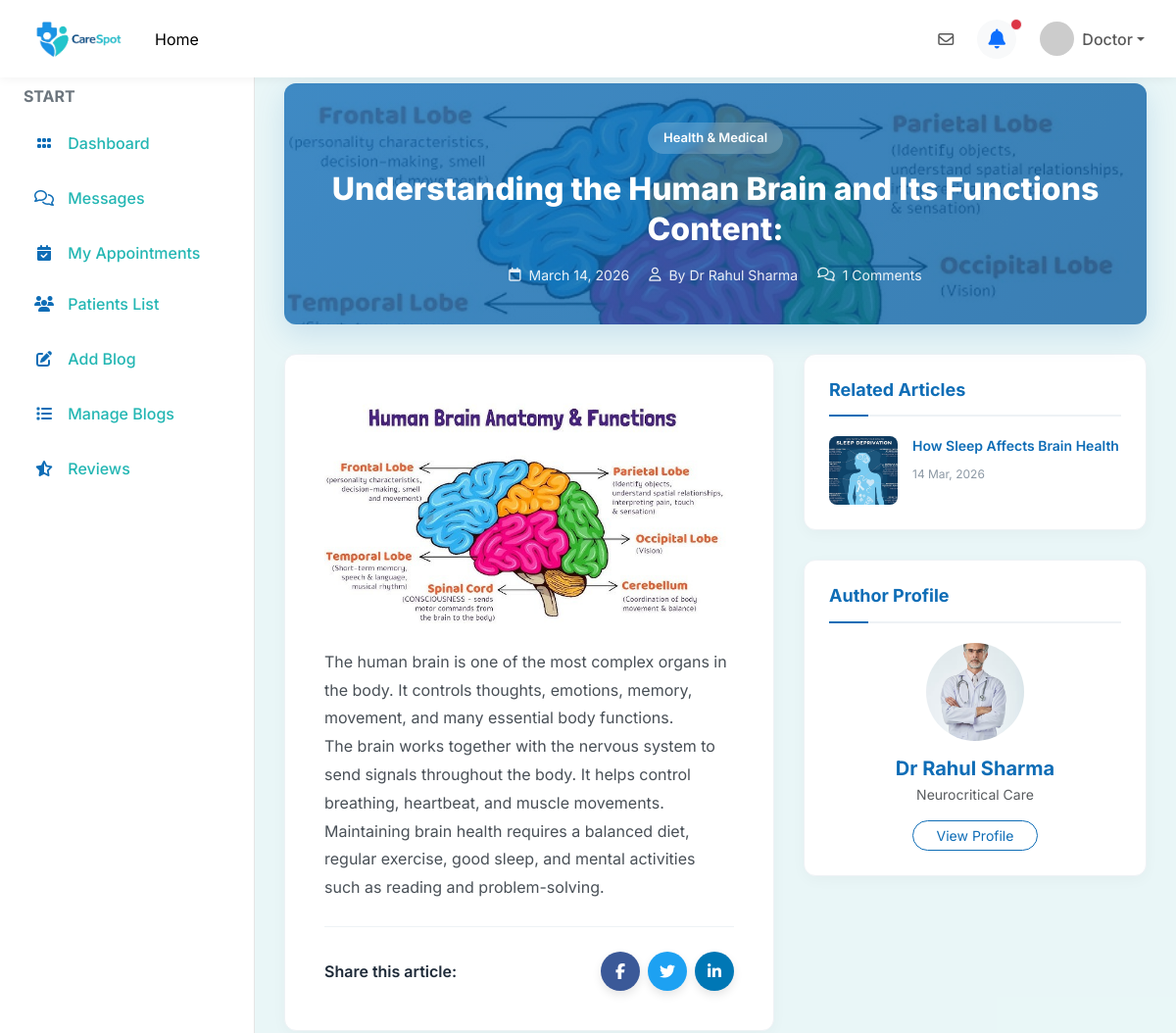
Before: /doctorPostDetails/8/ (upper part) with the older database file.
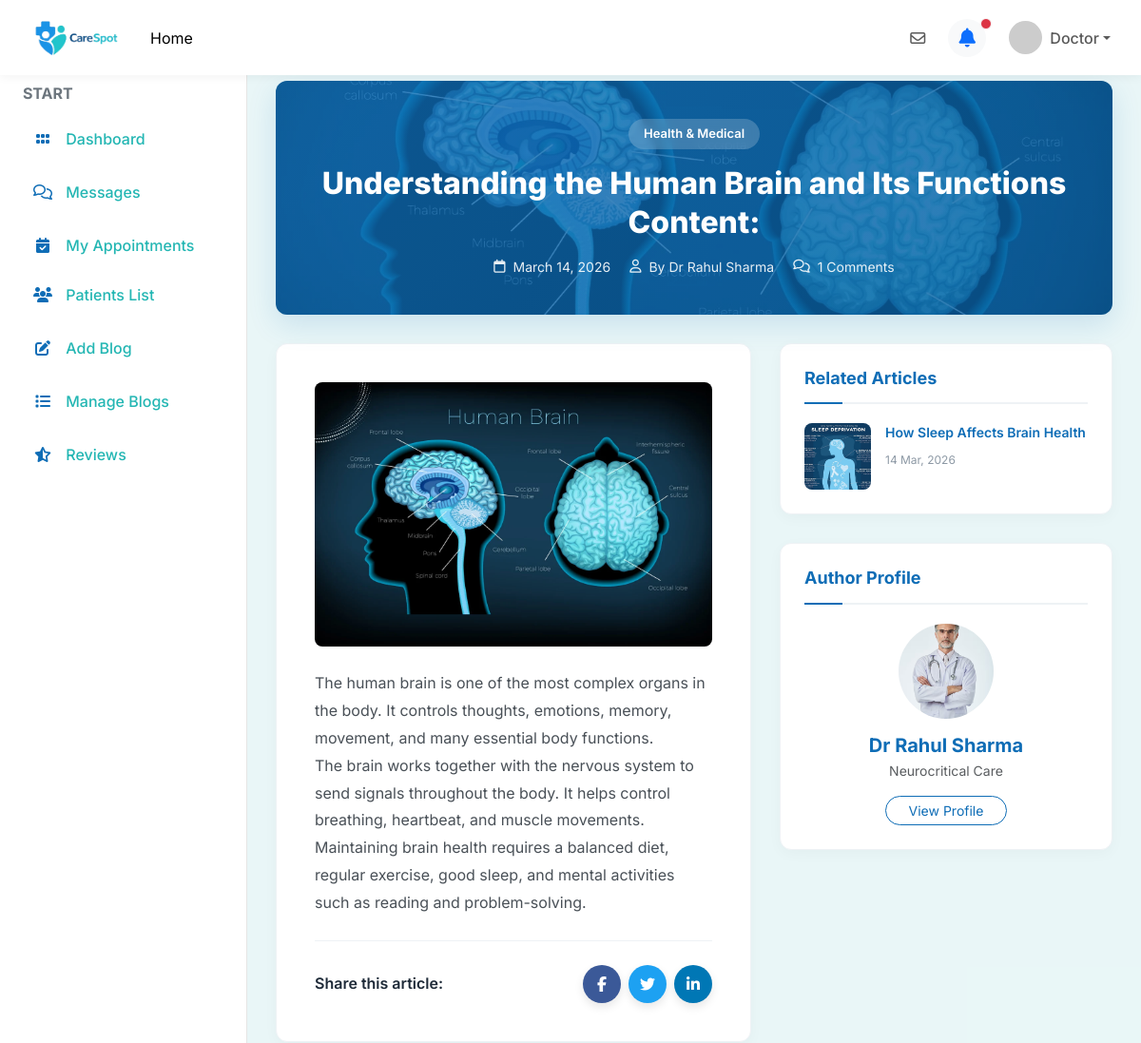
After: the same page with the newer database file.
### user/models.py (models this page shows, shortened)
class tblDoctorPost(models.Model):
    doctorPostID=models.AutoField(primary_key=True)
    doctorID=models.ForeignKey(tblDoctor,on_delete=models.CASCADE)
    title=models.TextField(max_length=100)
    description=models.TextField(max_length=500)
    thumbnail=models.ImageField(upload_to='images/')
    createDT=models.DateTimeField(auto_now_add=True)

class tblDoctor(models.Model):
    doctorID=models.AutoField(primary_key=True)
    userID=models.ForeignKey(tblUser,on_delete=models.CASCADE)
    displayName=models.TextField(max_length=50)
    displayContact=models.TextField(max_length=15)
    bio=models.TextField(max_length=500)
    subcategoryID=models.ForeignKey(tblSubcategory,on_delete=models.CASCADE)
    displayAddress=models.TextField(max_length=100)
    yearOfExperience=models.IntegerField()
    licenseNo=models.TextField(max_length=50)
    documents=models.FileField(upload_to='doctor_documents/')
    mode=models.IntegerField(default=1)
    consultationFees=models.DecimalField(max_digits=10, decimal_places=2, default=10.00)
    approval_status = models.CharField(max_length=20, default='pending', choices=[('pending', 'Pending'), ('approved', 'Approved'), ('rejected', 'Rejected')])

class tblUser(models.Model):
    userID=models.AutoField(primary_key=True)
    userName=models.TextField(max_length=50)
    password=models.TextField(max_length=10)
    registrationDT=models.DateTimeField(auto_now_add=True)
    profilePic=models.ImageField(upload_to='images/')
    email=models.TextField(max_length=100)
    mobileNumber=models.TextField(max_length=15)
    cityID=models.ForeignKey(tblCity,on_delete=models.CASCADE)
    IsDoctor=models.BooleanField(default=False)
    last_seen=models.DateTimeField(null=True, blank=True)

class tblSubcategory(models.Model):
    subcategoryID=models.AutoField(primary_key=True)
    subcategoryName=models.TextField(max_length=50)
    CategoryID=models.ForeignKey(tblCategory,on_delete=models.CASCADE)

### user/views.py (the view, shortened to what this page needs)
# urls.py: path('doctorPostDetails/<int:id>/',views.doctorPostDetails , name='doctorPostDetails'),
def doctorPostDetails(request,id):
    user_id = request.session.get('user_id')
    user = None
    is_patient = False
    if user_id:
        user = tblUser.objects.filter(userID=user_id).first()
        if user:
            c = tblClient.objects.filter(userID=user.userID).first()
            if c:
                is_patient = True
    if is_patient:
        base_template = 'patient_base.html'
    else:
        base_template = 'base.html'
    current_post = tblDoctorPost.objects.filter(doctorPostID=id).first()
    related_articles = tblDoctorPost.objects.none()
    if current_post:
        related_articles = tblDoctorPost.objects.filter(doctorID=current_post.doctorID).exclude(doctorPostID=id).order_by('-createDT')[:3]
    data={
        "blogs":tblDoctorPost.objects.filter(doctorPostID=id),
        "related_articles": related_articles,
        'comments':tblComments.objects.filter(doctorPostID=id, parent=None).order_by('-createdDT'),
        'base_template': base_template,
        'is_patient': is_patient,
    }
    return render(request,'doctor_post_details.html',data)

### user/templates/doctor_post_details.html (shortened to what this page needs)
{% extends base_template %}
{% block nav_home %}active{% endblock %}
{% block content %}
<div class="container-fluid p-0">
	{% for blog in blogs %}
	<div class="post-header">
		{% if blog.thumbnail %}
		<img src="{{ blog.thumbnail.url }}" class="post-header-bg" alt="Background blur">
		{% endif %}
		<div class="post-header-content text-center">
			<span class="post-category">Health & Medical</span>
			<h1 class="post-title"><span class="text-white">{{ blog.title }}</span></h1>
			<div class="post-meta justify-content-center">
				<div class="post-meta-item">
					<i class="fa-regular fa-calendar"></i>
					{{ blog.createDT|date:"F j, Y" }}
				</div>
				<div class="post-meta-item">
					<i class="fa-regular fa-user"></i>
					By {{ blog.doctorID.displayName }}
				</div>
				<div class="post-meta-item">
					<i class="fa-regular fa-comments"></i>
					{{ comments.count }} Comments
				</div>
			</div>
		</div>
	</div>
	<div class="post-container">
		<div class="post-content-column">
			<div class="post-body-box">
				{% if blog.thumbnail %}
				<img src="{{ blog.thumbnail.url }}" class="img-fluid rounded-3 mb-4 w-100"
					style="max-height: 400px; object-fit: cover;" alt="{{ blog.title }}">
				{% endif %}
				{{ blog.description|linebreaks }}
				<div class="share-wrapper">
					<span class="share-text">Share this article:</span>
					<div class="d-flex gap-2">
						<a href="#" class="social-btn s-fb"><i class="fa-brands fa-facebook-f"></i></a>
						<a href="#" class="social-btn s-tw"><i class="fa-brands fa-twitter"></i></a>
						<a href="#" class="social-btn s-li"><i class="fa-brands fa-linkedin-in"></i></a>
					</div>
				</div>
			</div>
		</div>
		<div class="post-sidebar-column">
			<div class="sidebar-widget">
				<h4>Related Articles</h4>
				{% for article in related_articles %}
				<a href="{% url 'doctorPostDetails' article.doctorPostID %}" class="mini-post">
					{% if article.thumbnail %}
					<img src="{{ article.thumbnail.url }}" alt="{{ article.title }}">
					{% else %}
					<img src="/static/images/blog-placeholder.jpg" alt="{{ article.title }}">
					{% endif %}
					<div>
						<h5 class="mini-post-title">{{ article.title }}</h5>
						<span class="mini-post-meta">{{ article.createDT|date:"d M, Y" }}</span>
					</div>
				</a>
				{% empty %}
				<p class="text-muted small mb-0">No more articles from this author.</p>
				{% endfor %}
			</div>
			<div class="sidebar-widget">
				<h4>Author Profile</h4>
				<div class="text-center">
					{% if blog.doctorID.userID.profilePic %}
					<img src="{{ blog.doctorID.userID.profilePic.url }}" class="rounded-circle mb-3"
						style="width: 100px; height: 100px; object-fit: cover;" alt="">
					{% else %}
					<div class="rounded-circle bg-primary text-white d-flex align-items-center justify-content-center mx-auto mb-3"
						style="width: 100px; height: 100px; font-size: 36px; font-weight: bold;">
						{{ blog.doctorID.displayName|make_list|first|upper }}
					</div>
					{% endif %}
					<h5 class="fw-bold mb-1">{{ blog.doctorID.displayName }}</h5>
					<p class="text-muted small mb-3">{{ blog.doctorID.subcategoryID.subcategoryName }}</p>
					<a href="{% url 'viewDoctorProfile' blog.doctorID.doctorID %}"
						class="btn btn-outline-primary btn-sm rounded-pill px-4">View Profile</a>
				</div>
			</div>
		</div>
	</div>
	{% endfor %}
</div>
{% endblock %}

Changed rows visible on the page:
changed tblDoctorPost "Understanding the Human Brain and Its Functions Content:": thumbnail: a different picture
